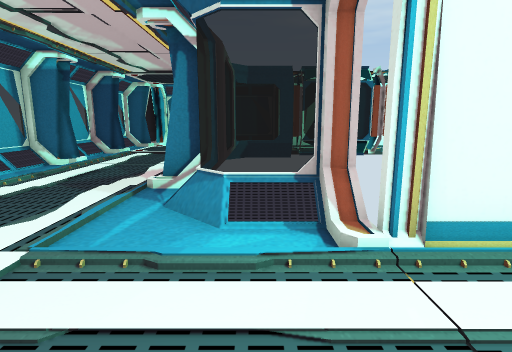
[1] (above)

18 first-person views from a walk through a scene from a Unity 3-D project. The camera is 1.5 m above the floor, tilts 10° down and sees 80° across. Doors are open. The floor is counted in squares, 1 m on a side. Each view is taken from the middle of a square. On the plan, view 1 faces up. The plan holds only what a view shows up to about 15 squares ahead; the rest is blank. The place goes on beyond the plan. The player is left out. Some animated figures are left out. Some surface patterns are stand-ins.

[2]
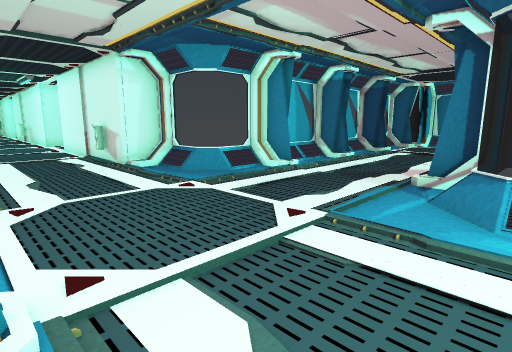

[3]
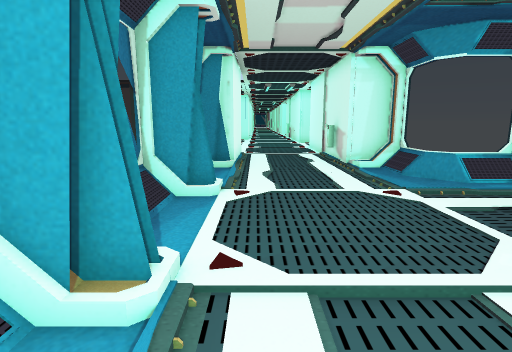

[4]
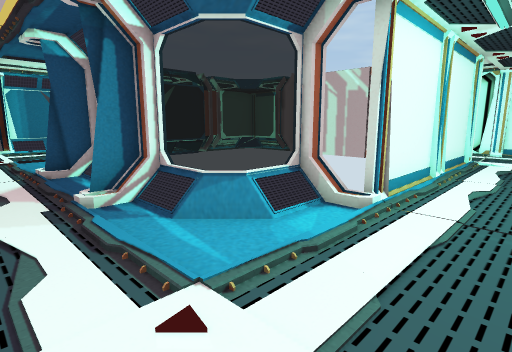

[5]
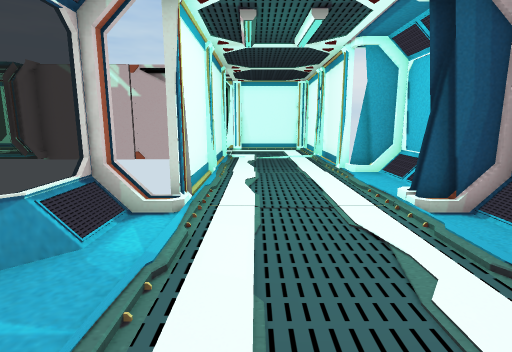

[6]
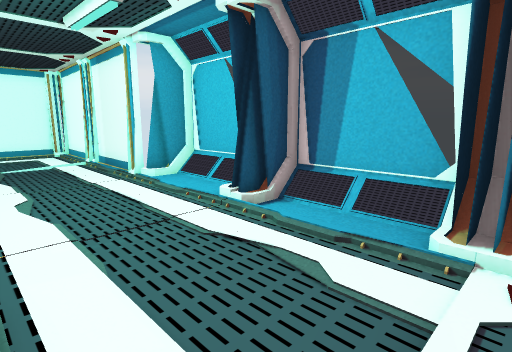

[7]
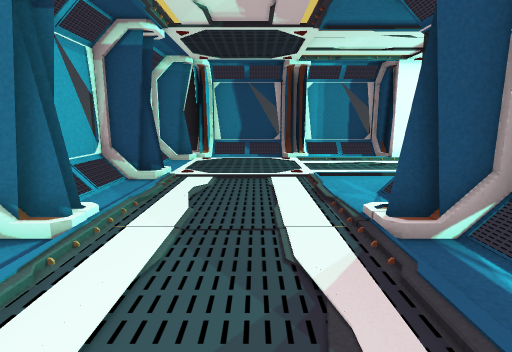

[8]
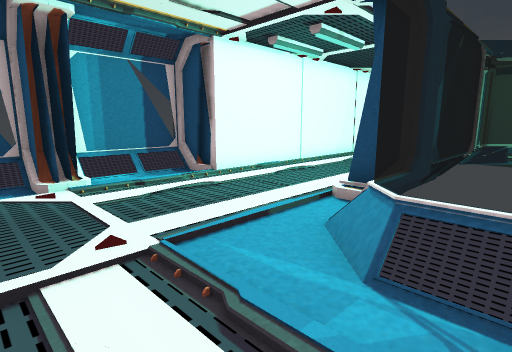

[9]
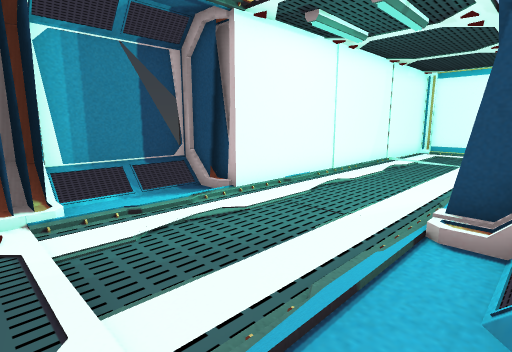

[10]
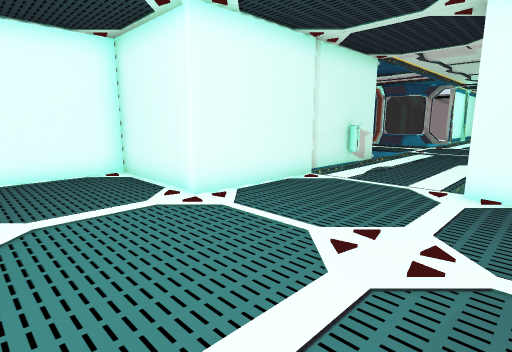

[11]
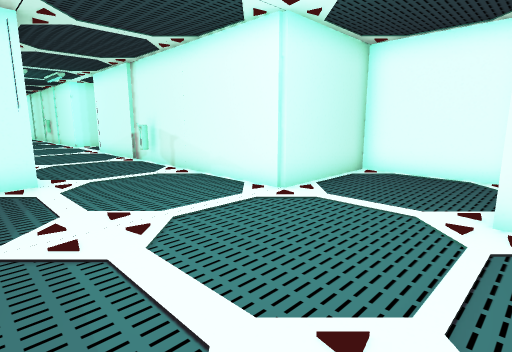

[12]
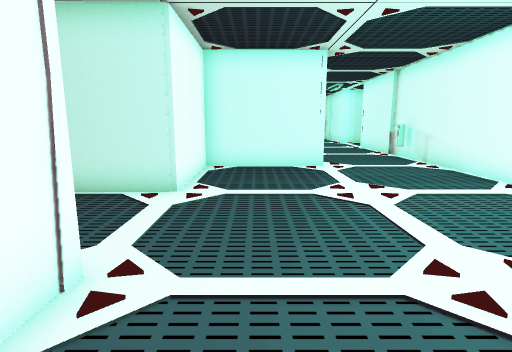

[13]
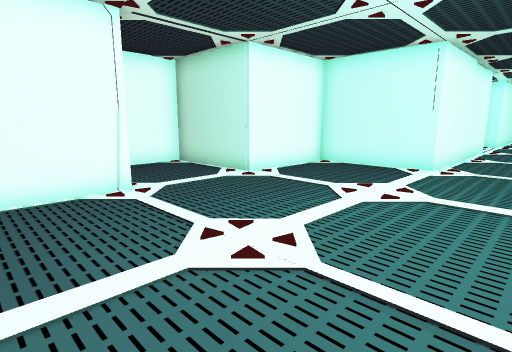

[14]
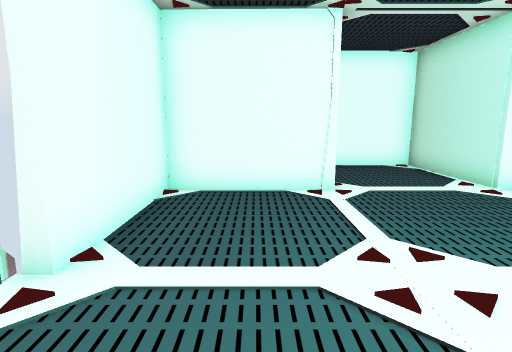

[15]
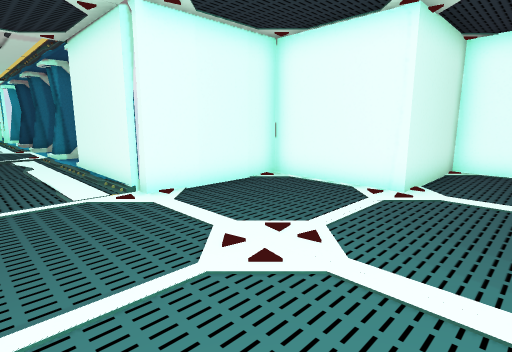

[16]
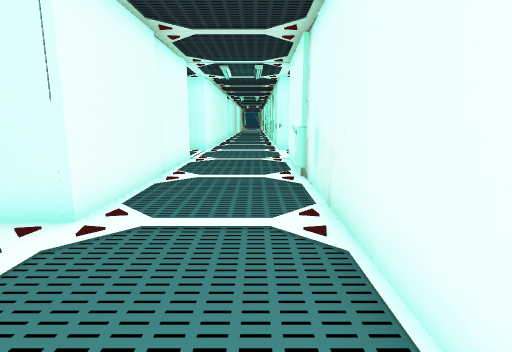

[17]
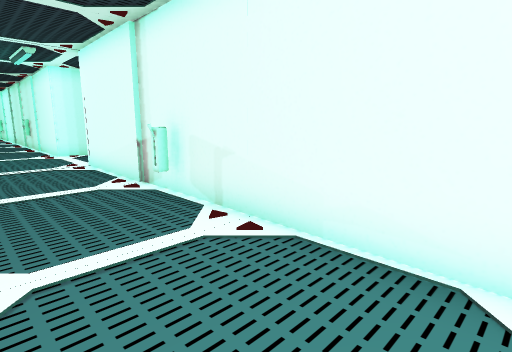

[18]
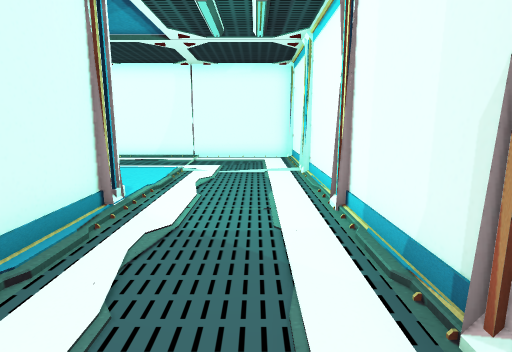

### Floor plan
Key: @ floor where view 1 was taken; # wall or solid block; . floor; / step, stairs or slope; D open door; = window, fence, low wall or low ledge; L lever; O other object.
Columns run from 36 left of view 1 to 14 right of it. Each row starts with its distance up from view 1.
 21                               ########
 20                              ##//##//##
 19                             ##/..//../#############
 18                              .....................#
 17                              .....................#
 16                              .....................#
 15                             ##.......//../  ......#
 14                             #.......OO#//##O......#
 13                             #......=######  =.....#
 12                             #......=#       =.....#
 11                             ##....##        ##....#
 10                             #......#         #....#
  9                             #......#         #....#
  8                             #......#         #DDDD#
  7              ######         ##....##         =D D
  6              #....#         =......=         =  .
  5              #....#      ##==......==##
  4 .#####  #### #....#      #/..........O########  ..=
  3 .#...#DL...###....###D##L#/.......................#
  2 ......D..............D............................#
  1 ......D..............D............................#
  0 .=....D..............D..............@./...........#
 -1 .#########...........######..#...##..#/..##########
 -2          #...........#    #  ##  #########
 -3          #...........#
 -4          #...........#
 -5          #####...#####
 -6              #...#
 -7              #...#
 -8              #...#
 -9              #####

Positions as (right, up) in squares from view 1, and headings:
1: (0, 0), facing up
2: (0, -1), facing up-left
3: (0, 0), facing left
4: (-4, 1), facing up-right
5: (-4, 2), facing right
6: (-3, 3), facing down-right
7: (-4, 7), facing up
8: (-4, 12), facing up-right
9: (-3, 14), facing up-right
10: (-22, -2), facing up-right
11: (-18, -2), facing up-left
12: (-16, -3), facing left
13: (-16, 2), facing down-left
14: (-17, 2), facing down
15: (-21, 2), facing down-right
16: (-22, 2), facing left
17: (-23, 0), facing up-left
18: (12, 6), facing up
